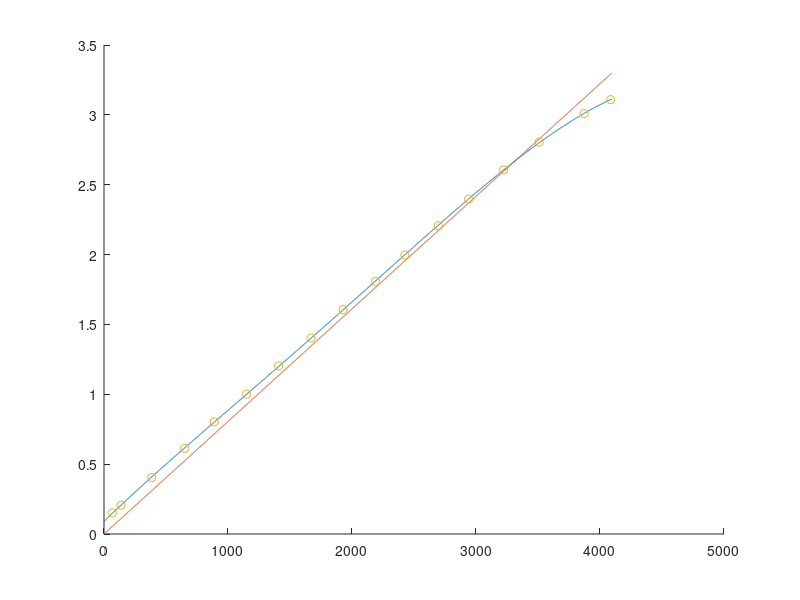

Here is the MATLAB script that generated this plot:
clc;
clear;
load('adc_characterisation.mat');

x = 0:1:power(2,12);
ideal = (0:1:power(2,12)) *(3.3/power(2,12));

p = polyfit(ADC_raw, V_in, 4);
poly = polyval(p, x);

hold on

plot(x, poly)
plot(x, ideal)
plot(ADC_raw, V_in, 'o')

hold off